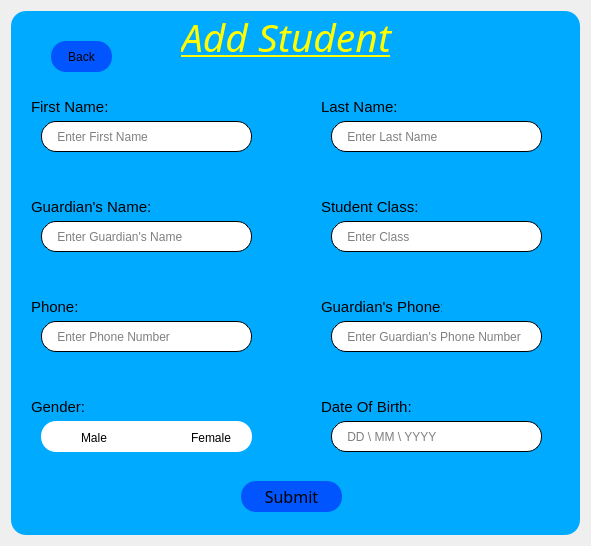
<?xml version="1.0" encoding="UTF-8"?>
<ui version="4.0">
 <class>Dialog</class>
 <widget class="QDialog" name="Dialog">
  <property name="geometry">
   <rect>
    <x>0</x>
    <y>0</y>
    <width>591</width>
    <height>546</height>
   </rect>
  </property>
  <property name="windowTitle">
   <string>Dialog</string>
  </property>
  <layout class="QVBoxLayout" name="verticalLayout">
   <item>
    <widget class="QWidget" name="widget" native="true">
     <property name="styleSheet">
      <string notr="true">background-color: rgb(0, 170, 255);
border-radius:15px;
</string>
     </property>
     <widget class="QLabel" name="label_3">
      <property name="geometry">
       <rect>
        <x>170</x>
        <y>0</y>
        <width>221</width>
        <height>51</height>
       </rect>
      </property>
      <property name="font">
       <font>
        <family>Monotype Corsiva</family>
        <pointsize>29</pointsize>
        <weight>50</weight>
        <italic>true</italic>
        <bold>false</bold>
        <underline>true</underline>
       </font>
      </property>
      <property name="styleSheet">
       <string notr="true">color: rgb(255, 255, 0);
font: italic 29pt &quot;Monotype Corsiva&quot;;
text-decoration: underline;

</string>
      </property>
      <property name="text">
       <string>Add Student</string>
      </property>
     </widget>
     <widget class="QLineEdit" name="add_first_name">
      <property name="geometry">
       <rect>
        <x>30</x>
        <y>110</y>
        <width>211</width>
        <height>31</height>
       </rect>
      </property>
      <property name="styleSheet">
       <string notr="true">background-color: rgb(255, 255, 255);
border:1px solid rgba(0, 0, 0, 0);
border-color: rgb(0, 0, 0);
color: rgb(0, 0, 0);
</string>
      </property>
      <property name="alignment">
       <set>Qt::AlignLeading|Qt::AlignLeft|Qt::AlignVCenter</set>
      </property>
      <property name="placeholderText">
       <string>    Enter First Name</string>
      </property>
      <property name="cursorMoveStyle">
       <enum>Qt::LogicalMoveStyle</enum>
      </property>
     </widget>
     <widget class="QLineEdit" name="add_last_name">
      <property name="geometry">
       <rect>
        <x>320</x>
        <y>110</y>
        <width>211</width>
        <height>31</height>
       </rect>
      </property>
      <property name="styleSheet">
       <string notr="true">background-color: rgb(255, 255, 255);
border:1px solid rgba(0, 0, 0, 0);
border-color: rgb(0, 0, 0);
color: rgb(0, 0, 0);
</string>
      </property>
      <property name="alignment">
       <set>Qt::AlignLeading|Qt::AlignLeft|Qt::AlignVCenter</set>
      </property>
      <property name="placeholderText">
       <string>    Enter Last Name</string>
      </property>
      <property name="cursorMoveStyle">
       <enum>Qt::LogicalMoveStyle</enum>
      </property>
     </widget>
     <widget class="QLineEdit" name="add_grd_name">
      <property name="geometry">
       <rect>
        <x>30</x>
        <y>210</y>
        <width>211</width>
        <height>31</height>
       </rect>
      </property>
      <property name="styleSheet">
       <string notr="true">background-color: rgb(255, 255, 255);
border:1px solid rgba(0, 0, 0, 0);
border-color: rgb(0, 0, 0);
color: rgb(0, 0, 0);
</string>
      </property>
      <property name="alignment">
       <set>Qt::AlignLeading|Qt::AlignLeft|Qt::AlignVCenter</set>
      </property>
      <property name="placeholderText">
       <string>    Enter Guardian's Name</string>
      </property>
      <property name="cursorMoveStyle">
       <enum>Qt::LogicalMoveStyle</enum>
      </property>
     </widget>
     <widget class="QLineEdit" name="add_class">
      <property name="geometry">
       <rect>
        <x>320</x>
        <y>210</y>
        <width>211</width>
        <height>31</height>
       </rect>
      </property>
      <property name="styleSheet">
       <string notr="true">background-color: rgb(255, 255, 255);
border:1px solid rgba(0, 0, 0, 0);
border-color: rgb(0, 0, 0);
color: rgb(0, 0, 0);
</string>
      </property>
      <property name="alignment">
       <set>Qt::AlignLeading|Qt::AlignLeft|Qt::AlignVCenter</set>
      </property>
      <property name="placeholderText">
       <string>    Enter Class</string>
      </property>
      <property name="cursorMoveStyle">
       <enum>Qt::LogicalMoveStyle</enum>
      </property>
     </widget>
     <widget class="QLineEdit" name="add_phone">
      <property name="geometry">
       <rect>
        <x>30</x>
        <y>310</y>
        <width>211</width>
        <height>31</height>
       </rect>
      </property>
      <property name="styleSheet">
       <string notr="true">background-color: rgb(255, 255, 255);
border:1px solid rgba(0, 0, 0, 0);
border-color: rgb(0, 0, 0);
color: rgb(0, 0, 0);
</string>
      </property>
      <property name="alignment">
       <set>Qt::AlignLeading|Qt::AlignLeft|Qt::AlignVCenter</set>
      </property>
      <property name="placeholderText">
       <string>    Enter Phone Number</string>
      </property>
      <property name="cursorMoveStyle">
       <enum>Qt::LogicalMoveStyle</enum>
      </property>
     </widget>
     <widget class="QLineEdit" name="add_grd_phone">
      <property name="geometry">
       <rect>
        <x>320</x>
        <y>310</y>
        <width>211</width>
        <height>31</height>
       </rect>
      </property>
      <property name="styleSheet">
       <string notr="true">background-color: rgb(255, 255, 255);
border:1px solid rgba(0, 0, 0, 0);
border-color: rgb(0, 0, 0);
color: rgb(0, 0, 0);
</string>
      </property>
      <property name="alignment">
       <set>Qt::AlignLeading|Qt::AlignLeft|Qt::AlignVCenter</set>
      </property>
      <property name="placeholderText">
       <string>    Enter Guardian's Phone Number</string>
      </property>
      <property name="cursorMoveStyle">
       <enum>Qt::LogicalMoveStyle</enum>
      </property>
     </widget>
     <widget class="QLabel" name="label_20">
      <property name="geometry">
       <rect>
        <x>20</x>
        <y>80</y>
        <width>131</width>
        <height>31</height>
       </rect>
      </property>
      <property name="font">
       <font>
        <pointsize>11</pointsize>
       </font>
      </property>
      <property name="styleSheet">
       <string notr="true">background:transparent;
</string>
      </property>
      <property name="text">
       <string>First Name:</string>
      </property>
     </widget>
     <widget class="QLabel" name="label_21">
      <property name="geometry">
       <rect>
        <x>310</x>
        <y>80</y>
        <width>81</width>
        <height>31</height>
       </rect>
      </property>
      <property name="font">
       <font>
        <pointsize>11</pointsize>
       </font>
      </property>
      <property name="styleSheet">
       <string notr="true">background:transparent;
</string>
      </property>
      <property name="text">
       <string>Last Name:</string>
      </property>
     </widget>
     <widget class="QLabel" name="label_22">
      <property name="geometry">
       <rect>
        <x>20</x>
        <y>180</y>
        <width>121</width>
        <height>31</height>
       </rect>
      </property>
      <property name="font">
       <font>
        <pointsize>11</pointsize>
       </font>
      </property>
      <property name="styleSheet">
       <string notr="true">background:transparent;
</string>
      </property>
      <property name="text">
       <string>Guardian's Name:</string>
      </property>
     </widget>
     <widget class="QLabel" name="label_23">
      <property name="geometry">
       <rect>
        <x>310</x>
        <y>180</y>
        <width>131</width>
        <height>31</height>
       </rect>
      </property>
      <property name="font">
       <font>
        <pointsize>11</pointsize>
       </font>
      </property>
      <property name="styleSheet">
       <string notr="true">background:transparent;
</string>
      </property>
      <property name="text">
       <string>Student Class:</string>
      </property>
     </widget>
     <widget class="QLabel" name="label_24">
      <property name="geometry">
       <rect>
        <x>20</x>
        <y>280</y>
        <width>51</width>
        <height>31</height>
       </rect>
      </property>
      <property name="font">
       <font>
        <pointsize>11</pointsize>
       </font>
      </property>
      <property name="styleSheet">
       <string notr="true">background:transparent;
</string>
      </property>
      <property name="text">
       <string>Phone:</string>
      </property>
     </widget>
     <widget class="QLabel" name="label_25">
      <property name="geometry">
       <rect>
        <x>310</x>
        <y>280</y>
        <width>121</width>
        <height>31</height>
       </rect>
      </property>
      <property name="font">
       <font>
        <pointsize>11</pointsize>
       </font>
      </property>
      <property name="styleSheet">
       <string notr="true">background:transparent;
</string>
      </property>
      <property name="text">
       <string>Guardian's Phone:</string>
      </property>
     </widget>
     <widget class="QPushButton" name="add_submit_button">
      <property name="geometry">
       <rect>
        <x>230</x>
        <y>470</y>
        <width>101</width>
        <height>31</height>
       </rect>
      </property>
      <property name="font">
       <font>
        <family>Mongolian Baiti</family>
        <pointsize>12</pointsize>
       </font>
      </property>
      <property name="styleSheet">
       <string notr="true">QPushButton{
background-color: rgb(0, 85, 255);

}

QPushButton:hover{
background-color: rgb(0, 143, 214);
	color: rgb(255, 255, 255);

}</string>
      </property>
      <property name="text">
       <string>Submit</string>
      </property>
     </widget>
     <widget class="QLineEdit" name="add_dob">
      <property name="geometry">
       <rect>
        <x>320</x>
        <y>410</y>
        <width>211</width>
        <height>31</height>
       </rect>
      </property>
      <property name="styleSheet">
       <string notr="true">background-color: rgb(255, 255, 255);
border:1px solid rgba(0, 0, 0, 0);
border-color: rgb(0, 0, 0);
color: rgb(0, 0, 0);
</string>
      </property>
      <property name="alignment">
       <set>Qt::AlignLeading|Qt::AlignLeft|Qt::AlignVCenter</set>
      </property>
      <property name="placeholderText">
       <string>    DD \ MM \ YYYY</string>
      </property>
      <property name="cursorMoveStyle">
       <enum>Qt::LogicalMoveStyle</enum>
      </property>
     </widget>
     <widget class="QLabel" name="label_26">
      <property name="geometry">
       <rect>
        <x>20</x>
        <y>380</y>
        <width>61</width>
        <height>31</height>
       </rect>
      </property>
      <property name="font">
       <font>
        <pointsize>11</pointsize>
       </font>
      </property>
      <property name="styleSheet">
       <string notr="true">background:transparent;
</string>
      </property>
      <property name="text">
       <string>Gender:</string>
      </property>
     </widget>
     <widget class="QLabel" name="label_27">
      <property name="geometry">
       <rect>
        <x>310</x>
        <y>380</y>
        <width>91</width>
        <height>31</height>
       </rect>
      </property>
      <property name="font">
       <font>
        <pointsize>11</pointsize>
       </font>
      </property>
      <property name="styleSheet">
       <string notr="true">background:transparent;
</string>
      </property>
      <property name="text">
       <string>Date Of Birth:</string>
      </property>
     </widget>
     <widget class="QWidget" name="widget_2" native="true">
      <property name="geometry">
       <rect>
        <x>30</x>
        <y>410</y>
        <width>211</width>
        <height>31</height>
       </rect>
      </property>
      <property name="styleSheet">
       <string notr="true">background-color: rgb(255, 255, 255);</string>
      </property>
      <widget class="QRadioButton" name="add_female">
       <property name="geometry">
        <rect>
         <x>130</x>
         <y>6</y>
         <width>61</width>
         <height>21</height>
        </rect>
       </property>
       <property name="styleSheet">
        <string notr="true">background:transparent;</string>
       </property>
       <property name="text">
        <string>Female</string>
       </property>
      </widget>
      <widget class="QRadioButton" name="add_male">
       <property name="geometry">
        <rect>
         <x>20</x>
         <y>6</y>
         <width>51</width>
         <height>21</height>
        </rect>
       </property>
       <property name="styleSheet">
        <string notr="true">background:transparent;</string>
       </property>
       <property name="text">
        <string>Male</string>
       </property>
      </widget>
     </widget>
     <widget class="QPushButton" name="back_button">
      <property name="geometry">
       <rect>
        <x>40</x>
        <y>30</y>
        <width>61</width>
        <height>31</height>
       </rect>
      </property>
      <property name="styleSheet">
       <string notr="true">QPushButton{
background-color: rgb(0, 85, 255);

}

QPushButton:hover{
background-color: rgb(0, 143, 214);
	color: rgb(255, 255, 255);

}</string>
      </property>
      <property name="text">
       <string>Back</string>
      </property>
      <property name="icon">
       <iconset resource="../../../Qt Desiger/Icon.qrc">
        <normaloff>:/icon/Icon/arrow-left-circle.svg</normaloff>:/icon/Icon/arrow-left-circle.svg</iconset>
      </property>
     </widget>
     <widget class="QLabel" name="error">
      <property name="geometry">
       <rect>
        <x>230</x>
        <y>440</y>
        <width>111</width>
        <height>31</height>
       </rect>
      </property>
      <property name="styleSheet">
       <string notr="true">color: rgb(222, 0, 0);
background:transparent;</string>
      </property>
      <property name="text">
       <string/>
      </property>
     </widget>
     <zorder>widget_2</zorder>
     <zorder>label_3</zorder>
     <zorder>add_first_name</zorder>
     <zorder>add_last_name</zorder>
     <zorder>add_grd_name</zorder>
     <zorder>add_class</zorder>
     <zorder>add_phone</zorder>
     <zorder>add_grd_phone</zorder>
     <zorder>label_20</zorder>
     <zorder>label_21</zorder>
     <zorder>label_22</zorder>
     <zorder>label_23</zorder>
     <zorder>label_24</zorder>
     <zorder>label_25</zorder>
     <zorder>add_submit_button</zorder>
     <zorder>add_dob</zorder>
     <zorder>label_26</zorder>
     <zorder>label_27</zorder>
     <zorder>back_button</zorder>
     <zorder>error</zorder>
    </widget>
   </item>
  </layout>
 </widget>
 <resources>
  <include location="../../../Qt Desiger/Icon.qrc"/>
 </resources>
 <connections/>
</ui>
